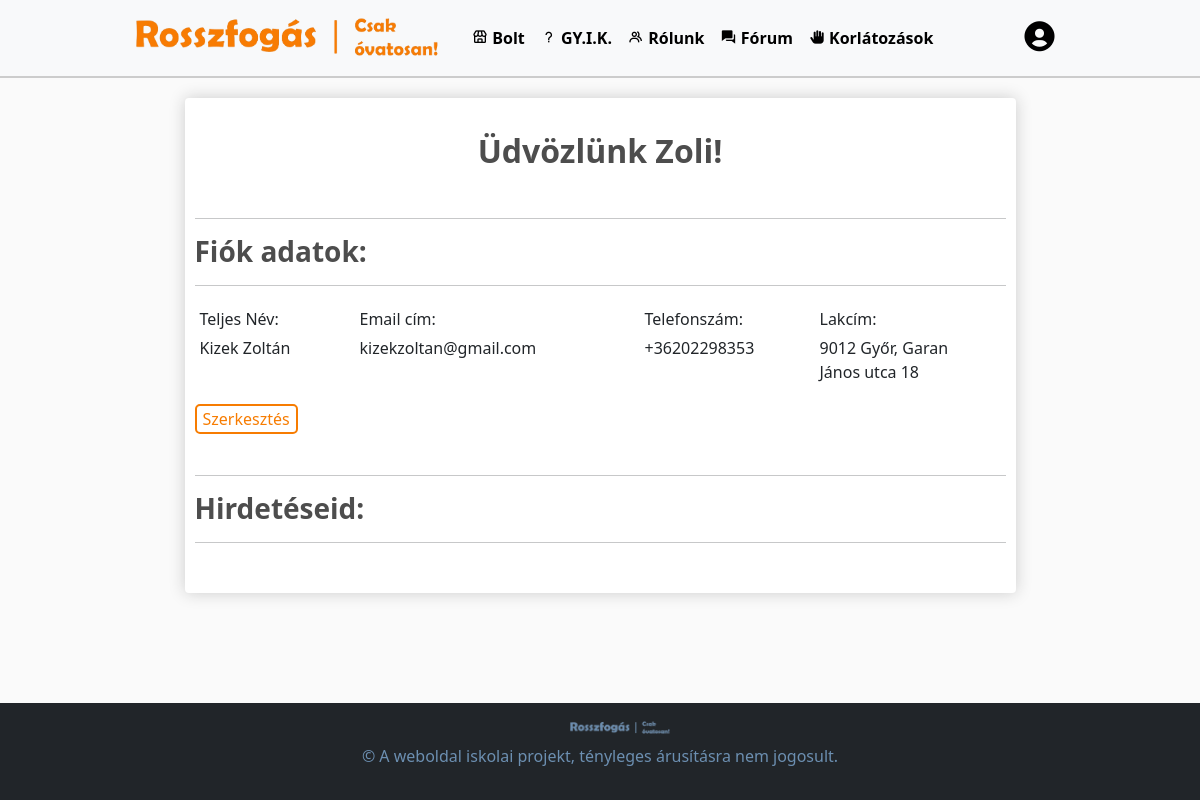
Page /fiok/ (signed in) on the committed database.
### default/models.py (models this page shows, shortened)
class Customer(models.Model):
    user = models.OneToOneField(User, on_delete=models.CASCADE, null=True, blank=True)
    name = models.CharField(max_length=200, null=True)
    email = models.CharField(max_length=200, null=True)
    Vezetéknév = models.CharField(max_length=200, null=True , default="")
    Keresztnév = models.CharField(max_length=200, null=True , default="")
    Lakcím = models.CharField(max_length=200, null=True, default="")
    banned_ad = models.BooleanField(default=False)
    banned_forum = models.BooleanField(default=False)
    Telefonszám = models.CharField(
        max_length=12,
        null=True,
        default="",
        validators=[
            RegexValidator(
                regex=r'^[\d()+-]*$',
                message='A telefonszám csak számokat, illetve + karaktert tartalmazhat',
                code='ervenytelen_szam'
            )
        ]
    )

### account/views.py (the view)
# urls.py: path('', views.profile_view, name="fiok"),
def profile_view(request):
    current_user = request.user
    customer = Customer.objects.get(user=current_user)
    products = Product.objects.filter(customer=customer)
    if request.method == 'POST':
        form = UserProfileForm(request.POST, instance=customer)
        if form.is_valid():
            form.save()
            return redirect('fiok')
    else:
        form = UserProfileForm(instance=customer)
        print(form.errors)
    return render(request, "account/fiok.html", {'customer': customer, 'products': products, 'form': form})

### account/templates/account/fiok.html (shortened to what this page needs)
{% extends "default/layout.html" %}
{% load static %}
{% load humanize %}
{% block body %}
<div class="row">
        <div class="col-lg-9 mx-auto" style="margin-top: 20px;">
            <div class="box-element" id="form-wrapper">
                <div id="user-info profile-info">
                    <br>
                    <h2 style="text-align: center;"><strong>Üdvözlünk {{ customer.name }}!</strong></h2>
                    <br>
                    <hr>
                    <h3><strong>Fiók adatok:</strong></h3>
                    <hr>
                    <div class="profile-info" id="profile-info">
                        <div class="form-field-name">
                            <label>Teljes Név:</label>
                            {{ customer.Vezetéknév }} {{ customer.Keresztnév }}
                        </div>
                        <div class="form-field-email">
                            <label>Email cím:</label>
                            {{ customer.email }}
                        </div>
                        <div class="form-field-user" style="margin-left: 65px; width: 150px;">
                            <label>Telefonszám:</label>
                            {{ customer.Telefonszám }}
                        </div>
                        <div class="form-field-user" style="margin-left: 10px;">
                            <label>Lakcím:</label>
                            {{ customer.Lakcím }}
                        </div>
                        <button class="user-btn" style="margin-bottom: 25px; margin-top: 15px; float: right;" onclick="toggleEdit()">Szerkesztés</button>
                    </div>
                    <hr>
                    <h3><strong>Hirdetéseid:</strong></h3>
                    <hr>
                    <br>
                </div>
            </div>
        </div>
</div>
{% endblock %}

### default/static/default/styles.css (style rules this page uses)
body { background-color: hsl(0, 0%, 98%); margin: 0; min-height:100vh; flex: 1; padding: 0; padding-bottom: 200px; position: relative; }
html { position: relative; height: 100%; }
h1, h2, h3, h4, h5, h6 { color: hsl(0, 0%, 30%); }
.box-element { box-shadow: hsl(0, 0%, 80%) 0 0 16px; background-color: #fff; border-radius: 4px; padding: 10px; }
.form-field-name { width: 150px; display: inline-block; padding: 5px; margin-right: 10px; }
.form-field-email { width: 170px; display: inline-block; padding: 5px; margin-right: 50px; }
.form-field-user { width: 150px; display: inline-block; padding: 5px; margin-right: 15px; }
.user-btn { background-color: #fff; color: #F77C01; border: 2px solid #F77C01; border-radius: 5px; }
.profile-info { display: flex; flex-direction: row; flex-wrap: wrap; justify-content: flex-start; align-items: stretch; }
label { display: block; margin-bottom: 5px; }

### rows in the picture
Customer: name "Zoli", Vezetéknév "Kizek", Keresztnév "Zoltán", email "kizekzoltan@gmail.com", Telefonszám "+36202298353", Lakcím "9012 Győr, Garan János utca 18"
